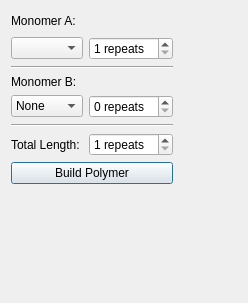
<?xml version="1.0" encoding="UTF-8"?>
<ui version="4.0">
 <class>PolymerSettingsWidget</class>
 <widget class="QWidget" name="PolymerSettingsWidget">
  <property name="geometry">
   <rect>
    <x>0</x>
    <y>0</y>
    <width>248</width>
    <height>303</height>
   </rect>
  </property>
  <property name="windowTitle">
   <string>Form</string>
  </property>
  <layout class="QGridLayout" name="gridLayout">
   <item row="0" column="0">
    <widget class="QLabel" name="label">
     <property name="text">
      <string>Monomer A:</string>
     </property>
    </widget>
   </item>
   <item row="3" column="0">
    <widget class="QLabel" name="label_2">
     <property name="text">
      <string>Monomer B:</string>
     </property>
    </widget>
   </item>
   <item row="9" column="0">
    <spacer name="verticalSpacer">
     <property name="orientation">
      <enum>Qt::Vertical</enum>
     </property>
     <property name="sizeHint" stdset="0">
      <size>
       <width>20</width>
       <height>40</height>
      </size>
     </property>
    </spacer>
   </item>
   <item row="6" column="0">
    <widget class="QLabel" name="label_3">
     <property name="text">
      <string>Total Length:</string>
     </property>
    </widget>
   </item>
   <item row="0" column="3">
    <spacer name="horizontalSpacer">
     <property name="orientation">
      <enum>Qt::Horizontal</enum>
     </property>
     <property name="sizeHint" stdset="0">
      <size>
       <width>40</width>
       <height>20</height>
      </size>
     </property>
    </spacer>
   </item>
   <item row="1" column="0">
    <widget class="QComboBox" name="monomerAComboBox"/>
   </item>
   <item row="1" column="1">
    <widget class="QSpinBox" name="aRepeatSpinBox">
     <property name="suffix">
      <string> repeats</string>
     </property>
     <property name="minimum">
      <number>1</number>
     </property>
    </widget>
   </item>
   <item row="4" column="0">
    <widget class="QComboBox" name="monomerBComboBox">
     <item>
      <property name="text">
       <string>None</string>
      </property>
     </item>
    </widget>
   </item>
   <item row="4" column="1">
    <widget class="QSpinBox" name="bRepeatSpinBox">
     <property name="suffix">
      <string> repeats</string>
     </property>
     <property name="minimum">
      <number>0</number>
     </property>
     <property name="value">
      <number>0</number>
     </property>
    </widget>
   </item>
   <item row="6" column="1">
    <widget class="QSpinBox" name="totalRepeatSpinBox">
     <property name="suffix">
      <string> repeats</string>
     </property>
     <property name="minimum">
      <number>1</number>
     </property>
    </widget>
   </item>
   <item row="7" column="0" colspan="2">
    <widget class="QPushButton" name="buildPolymerButton">
     <property name="text">
      <string>Build Polymer</string>
     </property>
     <property name="autoDefault">
      <bool>true</bool>
     </property>
     <property name="default">
      <bool>true</bool>
     </property>
     <property name="flat">
      <bool>false</bool>
     </property>
    </widget>
   </item>
   <item row="2" column="0" colspan="2">
    <widget class="Line" name="line">
     <property name="orientation">
      <enum>Qt::Horizontal</enum>
     </property>
    </widget>
   </item>
   <item row="5" column="0" colspan="2">
    <widget class="Line" name="line_2">
     <property name="orientation">
      <enum>Qt::Horizontal</enum>
     </property>
    </widget>
   </item>
  </layout>
 </widget>
 <resources/>
 <connections/>
</ui>
